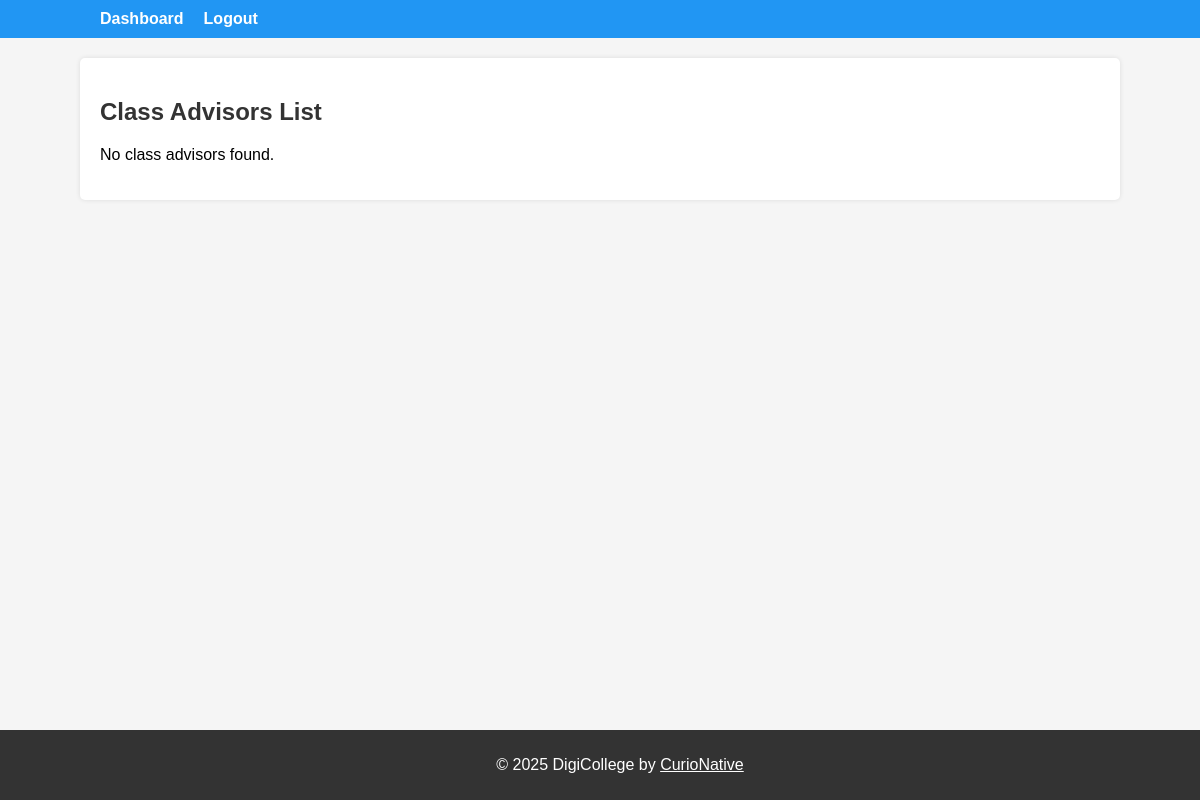
Before: /college/hod/view-class-advisors/ (signed in) with the older database file.
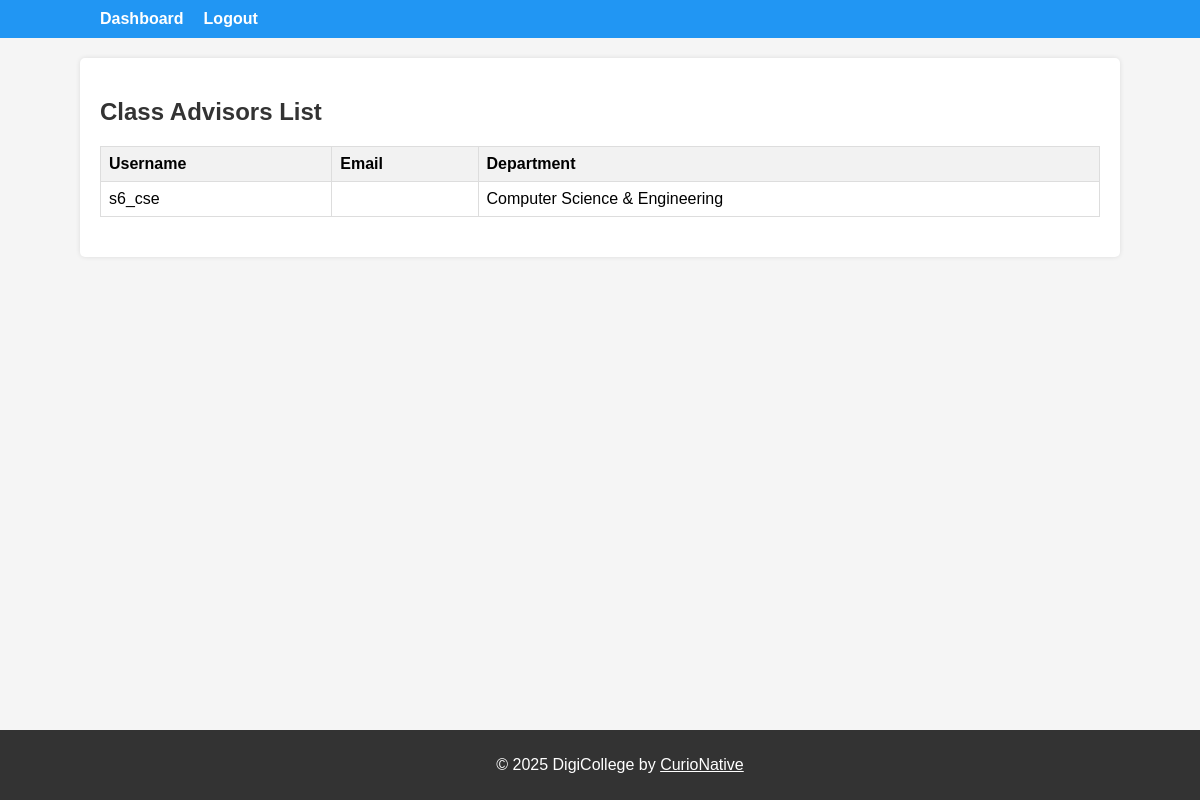
After: the same page with the newer database file.
### college/models.py (models this page shows, shortened)
class CustomUser(AbstractUser):
    ROLE_CHOICES = (
        ('faculty', 'Faculty'),
        ('class_advisor', 'Class Advisor'),
        ('hod', 'Head of Department'),
        ('student', 'Student'),
    )
    role = models.CharField(max_length=20, choices=ROLE_CHOICES, blank=True)
    department = models.ForeignKey(
        Department, on_delete=models.SET_NULL, null=True, blank=True,
        help_text="Department to which the user belongs. (Required for students)"
    )
    semester = models.PositiveSmallIntegerField(
        null=True, blank=True, help_text="Semester number for student (1-8)"
    )

class Department(models.Model):
    name = models.CharField(max_length=100, unique=True)

### college/views.py (the view)
# urls.py: path('hod/view-class-advisors/', views.view_class_advisors, name='view_class_advisors'),
@login_required
def view_class_advisors(request):
    advisors = CustomUser.objects.filter(role='class_advisor')
    return render(request, 'college/hod/view_class_advisors.html', {'advisors': advisors})

### college/templates/college/hod/view_class_advisors.html (shortened to what this page needs)
{% extends "college/base.html" %}
{% block content %}
  <h2>Class Advisors List</h2>
  {% if advisors %}
    <table>
      <thead>
        <tr>
          <th>Username</th>
          <th>Email</th>
          <th>Department</th>
        </tr>
      </thead>
      <tbody>
        {% for advisor in advisors %}
          <tr>
            <td>{{ advisor.username }}</td>
            <td>{{ advisor.email }}</td>
            <td>{{ advisor.department.name }}</td>
          </tr>
        {% endfor %}
      </tbody>
    </table>
  {% else %}
    <p>No class advisors found.</p>
  {% endif %}
{% endblock %}

### college/templates/college/base.html (shortened to what this page needs)
<!DOCTYPE html>
<html lang="en">
<head>
</head>
<body>
  <header>
    <div class="container">
      <nav>
        <ul>
          <li><a href="{% url 'dashboard' %}">Dashboard</a></li>
          {% if user.is_authenticated %}
            <li><a href="{% url 'logout' %}">Logout</a></li>
          {% else %}
            <li><a href="{% url 'login' %}">Login</a></li>
          {% endif %}
        </ul>
      </nav>
    </div>
  </header>
  <main>
    <div class="container">
      {% block content %}
      {% endblock %}
    </div>
  </main>
  <footer>
    <div class="container">
      <p>&copy; 2025 DigiCollege by <a href="http://curionative.com" target="_blank" style="color: #fff; text-decoration: underline;">CurioNative</a></p>
    </div>
  </footer>
</body>
</html>

### college/templates/college/base.html (style rules this page uses)
body { font-family: Arial, sans-serif; margin: 0; padding: 0; background: #f5f5f5; }
header { background: #2196F3; padding: 10px 20px; color: #fff; }
header nav ul { list-style: none; margin: 0; padding: 0; display: flex; }
header nav ul li { margin-right: 20px; }
header nav ul li a { color: #fff; text-decoration: none; font-weight: bold; }
main { padding: 20px; background: #fff; margin: 20px auto; border-radius: 5px; max-width: 1000px; box-shadow: 0 0 5px rgba(0,0,0,0.1); }
footer { background: #333; color: #fff; text-align: center; padding: 10px 20px; position: fixed; bottom: 0; width: 100%; }
.container { max-width: 1000px; margin: 0 auto; }
table { width: 100%; border-collapse: collapse; margin: 20px 0; }
table, th, td { border: 1px solid #ddd; }
th, td { padding: 8px; text-align: left; }
th { background-color: #f2f2f2; }
h2, h3 { color: #333; }

Changed rows visible on the page:
added CustomUser: username "s6_cse", department.name "Computer Science & Engineering"
Other visible differences:
text no longer shown: "No class advisors found."
text now shown: "Username Email Department"
